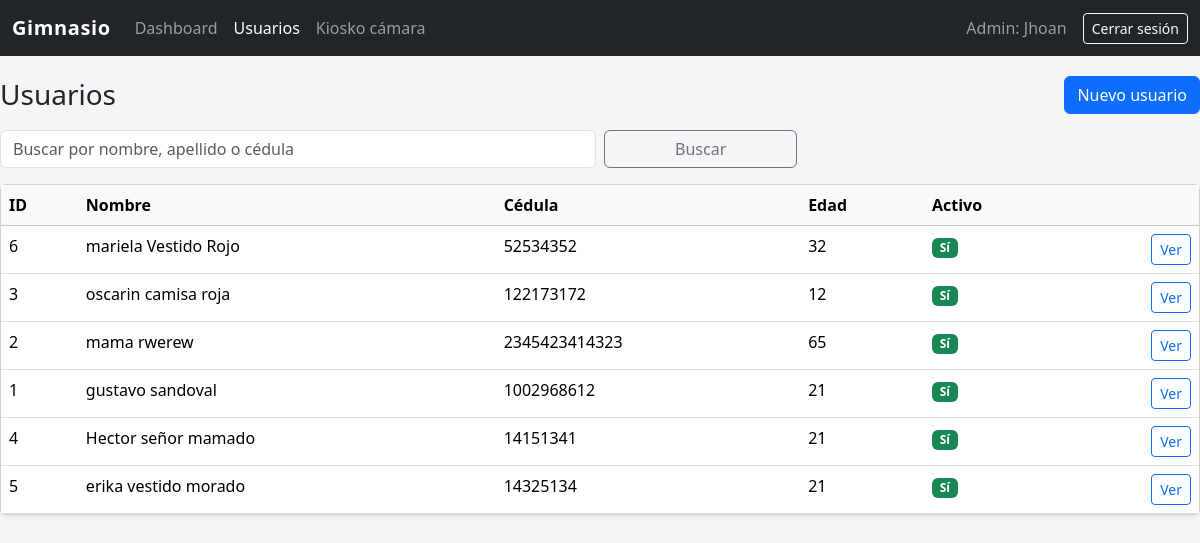
Before: /socios (signed in) with the older database file.
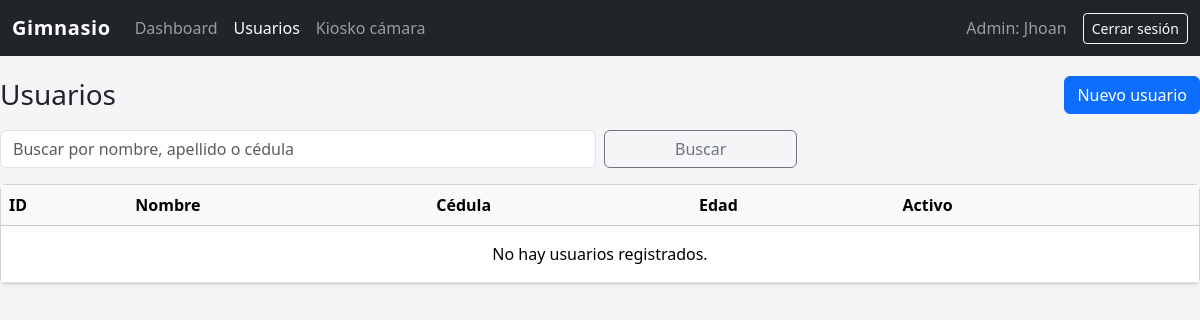
After: the same page with the newer database file.
### tables this page shows
CREATE TABLE socios (
            id              INTEGER PRIMARY KEY AUTOINCREMENT,
            nombre          TEXT NOT NULL,
            apellido        TEXT NOT NULL,
            cedula          TEXT NOT NULL UNIQUE,
            edad            INTEGER,
            activo          INTEGER NOT NULL DEFAULT 1,
            fecha_creacion  TEXT NOT NULL DEFAULT (date('now'))
        );

### app.py (the view)
@app.route("/socios")
@requiere_login
def socios_listado():
    q = request.args.get("q", "").strip()
    if q:
        socios = buscar_socios(q)
    else:
        socios = listar_socios()
    return render_template("socios_listado.html", socios=socios, q=q)

### app.py (called while the page is built)
def requiere_login(fn):
    from functools import wraps
    @wraps(fn)
    def wrapper(*args, **kwargs):
        if "admin_username" not in session:
            return redirect(url_for("login"))
        return fn(*args, **kwargs)
    return wrapper

### db.py (called while the page is built)
def get_connection():
    conn = sqlite3.connect(DB_PATH, timeout=15, check_same_thread=False)
    conn.row_factory = sqlite3.Row
    return conn

def listar_socios():
    conn = get_connection()
    cur = conn.cursor()
    cur.execute("""
        SELECT s.*,
               COALESCE(tm.descripcion, 'Sin membresía') AS tipo_membresia
        FROM socios s
        LEFT JOIN membresias m
            ON m.socio_id = s.id AND m.activo = 1
        LEFT JOIN tipo_membresia tm
            ON tm.codigo = m.tipo_membresia_codigo
        ORDER BY s.apellido, s.nombre;
    """)
    rows = cur.fetchall()
    conn.close()
    return [dict(r) for r in rows]

### templates/socios_listado.html (shortened to what this page needs)
{% extends "base.html" %}
{% block content %}
<div class="d-flex justify-content-between align-items-center mb-3">
    <h1 class="h3 mb-0">Usuarios</h1>
    <a href="{{ url_for('socios_nuevo') }}" class="btn btn-primary">Nuevo usuario</a>
</div>
<form class="row g-2 mb-3" method="get">
    <div class="col-md-6">
        <input type="text" class="form-control" name="q" placeholder="Buscar por nombre, apellido o cédula"
            value="{{ q }}">
    </div>
    <div class="col-md-2">
        <button type="submit" class="btn btn-outline-secondary w-100">Buscar</button>
    </div>
</form>
<div class="card shadow-sm">
    <div class="card-body p-0">
        <div class="table-responsive">
            <table class="table table-hover mb-0">
                <thead class="table-light">
                    <tr>
                        <th>ID</th>
                        <th>Nombre</th>
                        <th>Cédula</th>
                        <th>Edad</th>
                        <th>Activo</th>
                        <th></th>
                    </tr>
                </thead>
                <tbody>
                    {% for s in socios %}
                    <tr>
                        <td>{{ s.id }}</td>
                        <td>{{ s.nombre }} {{ s.apellido }}</td>
                        <td>{{ s.cedula }}</td>
                        <td>{{ s.edad or '—' }}</td>
                        <td>
                            {% if s.activo %}
                            <span class="badge bg-success">Sí</span>
                            {% else %}
                            <span class="badge bg-secondary">No</span>
                            {% endif %}
                        </td>
                        <td class="text-end">
                            <a href="{{ url_for('socio_detalle', socio_id=s.id) }}"
                                class="btn btn-sm btn-outline-primary">
                                Ver
                            </a>
                        </td>
                    </tr>
                    {% else %}
                    <tr>
                        <td colspan="6" class="text-center py-3">No hay usuarios registrados.</td>
                    </tr>
                    {% endfor %}
                </tbody>
            </table>
        </div>
    </div>
</div>
{% endblock %}

### templates/base.html (shortened to what this page needs)
<!doctype html>
<html lang="es">
<head>
    <link href="https://cdn.jsdelivr.net/npm/bootstrap@5.3.3/dist/css/bootstrap.min.css" rel="stylesheet"
>
</head>
<body>
    <nav class="navbar navbar-expand-lg navbar-dark bg-dark">
        <div class="container-fluid">
            <a class="navbar-brand" href="{{ url_for('dashboard') }}">Gimnasio</a>
            <div class="collapse navbar-collapse" id="navbarNav">
                <ul class="navbar-nav me-auto mb-2 mb-lg-0">
                    <li class="nav-item">
                        <a class="nav-link {% if request.endpoint == 'dashboard' %}active{% endif %}"
                            href="{{ url_for('dashboard') }}">Dashboard</a>
                    </li>
                    <li class="nav-item">
                        <a class="nav-link {% if request.endpoint in ['socios_listado', 'socios_nuevo'] %}active{% endif %}"
                            href="{{ url_for('socios_listado') }}">Usuarios</a>
                    </li>
                    <li class="nav-item">
                        <a class="nav-link {% if request.endpoint == 'camara' %}active{% endif %}"
                            href="{{ url_for('camara') }}">Kiosko cámara</a>
                    </li>
                </ul>
                {% if session.get('admin_username') %}
                <span class="navbar-text me-3">
                    Admin: {{ session['admin_username'] }}
                </span>
                <a class="btn btn-outline-light btn-sm" href="{{ url_for('logout') }}">Cerrar sesión</a>
                {% endif %}
            </div>
        </div>
    </nav>
    <div class="content-wrapper">
        {% block content %}{% endblock %}
    </div>
</body>
</html>

### templates/base.html (style rules this page uses)
body { background-color: #f5f5f7; }
.navbar-brand { font-weight: 700; letter-spacing: 0.03em; }
.content-wrapper { max-width: 1200px; margin: 20px auto; }

Changed rows visible on the page:
removed socios: id "6", nombre "mariela", apellido "Vestido Rojo", cedula "52534352", edad "32", activo "Sí"
removed socios: id "3", nombre "oscarin", apellido "camisa roja", cedula "122173172", edad "12", activo "Sí"
removed socios: id "2", nombre "mama", apellido "rwerew", cedula "2345423414323", edad "65", activo "Sí"
removed socios: id "1", nombre "gustavo", apellido "sandoval", cedula "1002968612", edad "21", activo "Sí"
removed socios: id "4", nombre "Hector", apellido "señor mamado", cedula "14151341", edad "21", activo "Sí"
removed socios: id "5", nombre "erika", apellido "vestido morado", cedula "14325134", edad "21", activo "Sí"
Other visible differences:
text now shown: "No hay usuarios registrados."
